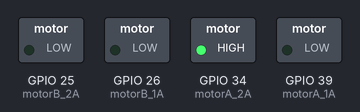
Bench run of a sketch on a simulated ESP32. Shown: switched loads named in the sketch (green lamp = pin HIGH).

Above: at 0.1 s.
At 5.1 s:
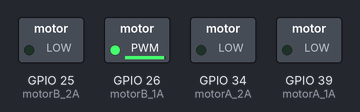
Timing chart, 0 to 6.6 s (numbered marks = the images above):
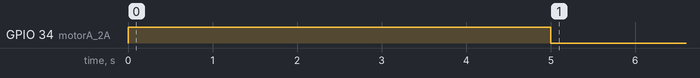

The sketch:

sketch_apr4a.ino
```cpp
/*
  This code defines and initializes a motor, ultrasonic sensor and joystick.

  Board: ESP32 Development Board
  Component: Motor and L9110 motor control board
*/

// Define the motor pins
const int motorB_1A = 26;
const int motorB_2A = 25;

const int motorA_1A = 39;
const int motorA_2A = 34;

void setup()
{
  // Initialize serial communication at 115200 bits per second:
  Serial.begin(115200);

  pinMode(motorB_1A, OUTPUT);  // set motor pin 1 as output
  pinMode(motorB_2A, OUTPUT);  // set motor pin 2 as output

  pinMode(motorA_1A, OUTPUT);  // set pump pin 1 as output
  pinMode(motorA_2A, OUTPUT);  // set pump pin 2 as output

  digitalWrite(motorA_1A, LOW);
  digitalWrite(motorA_2A, HIGH);

  delay(5000);// wait for 5 seconds

  digitalWrite(motorA_1A, LOW);  // turn off the pump
  digitalWrite(motorA_2A, LOW);
}

void loop()
{
  analogWrite(motorB_1A, 250);  // set motor speed
  analogWrite(motorB_2A, 0);
  delay(50);
}
```
